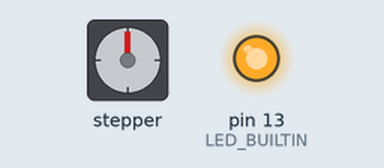
Simulated run of this sketch. Board: Arduino Uno, built with avr-gcc and run on an emulated ATmega328P. Parts: stepper motor, output pins drawn as LEDs (lit = HIGH). Wiring (inferred from the names in the program): stepper motor driver (200 steps per turn assumed): step pin 9; direction pin 8. Pins used as bus, display or sensor lines are not drawn.

Above: at 0.05 s.
At 1.2 s:
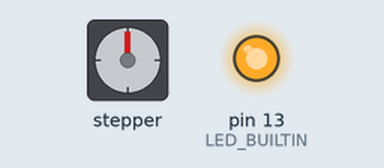
At 2.4 s:
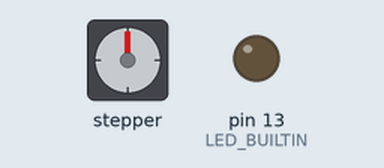
At 7.35 s:
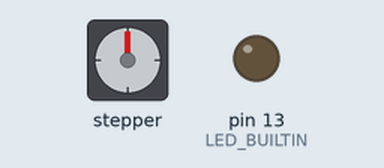
Timing chart, 0 to 9.6 s (numbered marks = the images above):
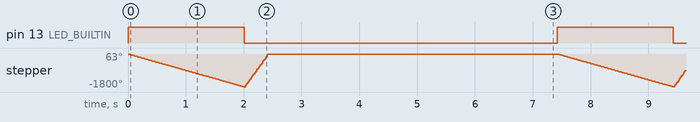

Measured:
- by itself, pin 13 (LED_BUILTIN): alternates HIGH for 2.0 s and LOW for 5.4 s
- by itself, stepper: turns 1800° counter-clockwise in 2.0 s, then 1801° clockwise in 0.39 s, repeating every 7.4 s

The sketch:

bm_shaker.ino
```cpp
/*
Moteur pas a pas (stepper)

Moteur noté MOTEUR_1
Pour projet B_0105/agitateur

Projet inspiré de http://www.schmalzhaus.com/EasyDriver/Examples/EasyDriverExamples.html


*/

// #define RPMS           104.0
//  On EasyDriver v4.4n one pin commands The direction of the stepper and an other commands the step.
#define STEP_PIN           9
#define DIRECTION_PIN      8

#define DELAY_MICROSEC     1000
#define SLOW               5  // retour : N fois plus lent

void setup() {
  pinMode(DIRECTION_PIN, OUTPUT);
  pinMode(STEP_PIN, OUTPUT);

  digitalWrite(DIRECTION_PIN, LOW);
  digitalWrite(STEP_PIN, LOW);

  // initialize digital pin LED_BUILTIN as an output.
  pinMode(LED_BUILTIN, OUTPUT);
}

void loop() {
  digitalWrite(DIRECTION_PIN, LOW);
  digitalWrite(LED_BUILTIN, HIGH);

  for (long i = 0; i<= 1000; i ++){

  digitalWrite(STEP_PIN, HIGH);
  /* delay(2);   */    /* ms */
  delayMicroseconds(DELAY_MICROSEC);
  digitalWrite(STEP_PIN, LOW);
  delayMicroseconds(DELAY_MICROSEC);

  }

 /* retour 10 fois plus rapide */
 digitalWrite(LED_BUILTIN, LOW);
 digitalWrite(DIRECTION_PIN, HIGH);
 for (long i = 0; i<= 1000; i ++){

  digitalWrite(STEP_PIN, HIGH);
  /* delay(2);   */    /* ms */
  delayMicroseconds(DELAY_MICROSEC /SLOW);
  digitalWrite(STEP_PIN, LOW);
  delayMicroseconds(DELAY_MICROSEC /SLOW);

  }
 digitalWrite(STEP_PIN, HIGH);
 delay(5000);


}
```
